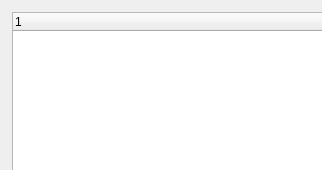
<?xml version='1.0' encoding='UTF-8'?> 
<ui version='4.0'>
 <class>Dialog</class>
 <widget class='QDialog' name='Dialog'>
      <property name='geometry'>
        <rect>
         <x>0</x>
         <y>0</y>
         <width>322</width>
         <height>170</height>
        </rect>
      </property>
  <property name='Texture Browser'>
   <string>Dialog</string>
  </property>
     <widget class='QPushButton' name='IDCANCEL0'>
      <property name='geometry'>
        <rect>
         <x>652</x>
         <y>387</y>
         <width>125</width>
         <height>35</height>
        </rect>
      </property>
        <property name='text'>
         <string>Cancel</string>
        </property>
       </widget>
     <widget class='QPushButton' name='PB_SELECT'>
      <property name='geometry'>
        <rect>
         <x>512</x>
         <y>387</y>
         <width>125</width>
         <height>35</height>
        </rect>
      </property>
        <property name='text'>
         <string>Select</string>
        </property>
       </widget>
     <widget class='QTreeWidget' name='TR_DIRS'>
      <property name='geometry'>
        <rect>
         <x>12</x>
         <y>12</y>
         <width>337</width>
         <height>362</height>
        </rect>
      </property>
     </widget>   
<!-- UNKNOWN_CONTROLE  LISTBOX IDC_LIST1 145 5 165 145 NOT LBS_NOTIFY | LBS_OWNERDRAWVARIABLE | LBS_HASSTRINGS | LBS_NOINTEGRALHEIGHT | NOT WS_BORDER | WS_VSCROLL | WS_TABSTOP WS_EX_STATICEDGE -->
      </widget>
   <resources/>
 <connections/>
</ui> 
